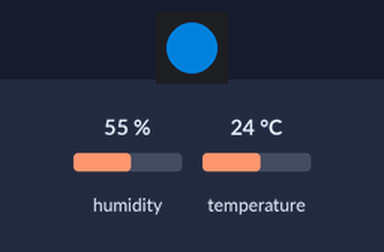
Simulated run of this program. Board: ESP32-S3. Shown: 1 RGB LEDs in strip order, left to right. The test bench sets the inputs (shaded band); at power-on: humidity 55 %, temperature 24 °C. Dim RGB values are drawn brighter than linear; WiFi joins after 1.5 s; servers stay silent unless stated; uploads are accepted with an empty reply; what the program prints to the serial monitor is not drawn.

Above: at 2.9 s.
At 8.4 s:
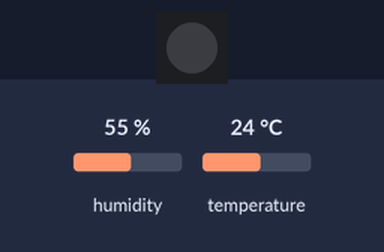
Timing chart, 0 to 9.6 s (numbered marks = the images above):
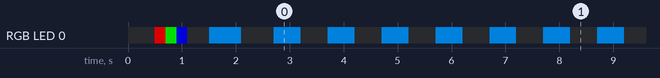

Measured:
- by itself, RGB LED 0: off → RGB(150, 0, 0) at 0.50 s, → RGB(0, 150, 0) 0.20 s later, → RGB(0, 0, 150) 0.20 s later, → off 0.20 s later, … (81 changes in this stretch)
- by itself, everything shown: repeats every 6.0 s, in 12 steps

The program:

main.cpp
```cpp
// ============================================
// ESP32-S3 Combined Monitor + Flash Controller
// Version 1.0 - WITH PASSWORD
// ============================================

#include <Arduino.h>
#include <WiFi.h>
#include <WiFiClientSecure.h>
#include <HTTPClient.h>
#include <ArduinoJson.h>
#include <Adafruit_NeoPixel.h>
#include <DHT.h>

// ============================================
// CONFIGURATION - UPDATE PASSWORD BELOW!
// ============================================

const char* WIFI_SSID = "Eagle";
const char* WIFI_PASSWORD = "eagle786"; // ← CHANGE THIS!

const char* API_URL_SENSOR = "https://monitor-dashboard-newf.vercel.app/api/sensor";
const char* API_URL_DELAY = "https://monitor-dashboard-newf.vercel.app/api/delay";

// DHT22 Sensor
#define DHTPIN 38
#define DHTTYPE DHT22
DHT dht(DHTPIN, DHTTYPE);

// NeoPixel
#define NEOPIXEL_PIN    48
#define NUM_PIXELS      1
#define PIXEL_BRIGHTNESS 150

// Timing
const unsigned long SENSOR_POLL_INTERVAL = 2000;
const unsigned long DELAY_POLL_INTERVAL = 3000;
const unsigned long HTTP_TIMEOUT = 5000;

// Delay limits
const int MIN_DELAY = 50;
const int MAX_DELAY = 2000;
const int DEFAULT_DELAY = 500;

// ============================================
// GLOBAL VARIABLES
// ============================================

Adafruit_NeoPixel pixel(NUM_PIXELS, NEOPIXEL_PIN, NEO_GRB + NEO_KHZ800);

float lastTemperature = 0;
float lastHumidity = 0;
const float CHANGE_THRESHOLD = 0.1;

volatile int blinkDelay = DEFAULT_DELAY;
volatile bool ledState = false;
unsigned long lastBlinkTime = 0;

bool wifiConnected = false;

WiFiClientSecure secureClient;
HTTPClient httpSensor;
HTTPClient httpDelay;

unsigned long previousSensorMillis = 0;
unsigned long previousDelayMillis = 0;

// ============================================
// FUNCTION DECLARATIONS
// ============================================
void connectToWiFi();
void sendSensorData();
void fetchDelayFromAPI();
void updateLED();

// ============================================
// SETUP
// ============================================
void setup() {
    Serial.begin(115200);
    delay(500);

    dht.begin();
    pixel.begin();
    pixel.setBrightness(PIXEL_BRIGHTNESS);
    pixel.clear();
    pixel.show();

    // LED test
    pixel.setPixelColor(0, pixel.Color(255, 0, 0)); pixel.show(); delay(200);
    pixel.setPixelColor(0, pixel.Color(0, 255, 0)); pixel.show(); delay(200);
    pixel.setPixelColor(0, pixel.Color(0, 0, 255)); pixel.show(); delay(200);
    pixel.clear(); pixel.show();

    connectToWiFi();
    secureClient.setInsecure();

    Serial.println("\n✅ System Ready!");
    previousSensorMillis = millis();
    previousDelayMillis = millis();
}

// ============================================
// MAIN LOOP
// ============================================
void loop() {
    updateLED();

    unsigned long currentMillis = millis();

    if (currentMillis - previousSensorMillis >= SENSOR_POLL_INTERVAL) {
        previousSensorMillis = currentMillis;
        if (wifiConnected && WiFi.status() == WL_CONNECTED) {
            sendSensorData();
        } else {
            connectToWiFi();
        }
    }

    if (currentMillis - previousDelayMillis >= DELAY_POLL_INTERVAL) {
        previousDelayMillis = currentMillis;
        if (wifiConnected && WiFi.status() == WL_CONNECTED) {
            fetchDelayFromAPI();
        } else {
            connectToWiFi();
        }
    }

    yield();
}

// ============================================
// UPDATE LED
// ============================================
void updateLED() {
    unsigned long currentMillis = millis();
    if (currentMillis - lastBlinkTime >= (unsigned long)blinkDelay) {
        lastBlinkTime = currentMillis;
        ledState = !ledState;
        pixel.setPixelColor(0, ledState ? pixel.Color(0, 150, 255) : pixel.Color(0, 0, 0));
        pixel.show();
    }
}

// ============================================
// CONNECT TO WIFI
// ============================================
void connectToWiFi() {
    Serial.println("[WiFi] Connecting to: " + String(WIFI_SSID));
    WiFi.disconnect(true, true);
    delay(100);
    WiFi.mode(WIFI_STA);
    WiFi.begin(WIFI_SSID, WIFI_PASSWORD); // ✅ Now uses password

    int attempts = 0;
    while (WiFi.status() != WL_CONNECTED && attempts < 30) {
        delay(300);
        Serial.print(".");
        attempts++;
        updateLED();
    }

    if (WiFi.status() == WL_CONNECTED) {
        wifiConnected = true;
        Serial.println("\n✅ WiFi connected! IP: " + WiFi.localIP().toString());
    } else {
        wifiConnected = false;
        Serial.println("\n❌ WiFi connection failed!");
        Serial.print("[WiFi] Status code: ");
        Serial.println(WiFi.status());
    }
}

// ============================================
// SEND SENSOR DATA
// ============================================
void sendSensorData() {
    float humidity = dht.readHumidity();
    float temperature = dht.readTemperature();

    if (isnan(humidity) || isnan(temperature)) {
        Serial.println("[Sensor] Failed to read from DHT22");
        return;
    }

    bool tempChanged = abs(temperature - lastTemperature) >= CHANGE_THRESHOLD;
    bool humidChanged = abs(humidity - lastHumidity) >= CHANGE_THRESHOLD;

    if (tempChanged || humidChanged || lastTemperature == 0) {
        Serial.printf("[Sensor] Sending: T=%.1f°C, H=%.1f%%\n", temperature, humidity);

        StaticJsonDocument<128> jsonDoc;
        jsonDoc["temperature"] = round(temperature * 100) / 100.0;
        jsonDoc["humidity"] = round(humidity * 100) / 100.0;

        String jsonString;
        serializeJson(jsonDoc, jsonString);

        httpSensor.begin(secureClient, API_URL_SENSOR);
        httpSensor.addHeader("Content-Type", "application/json");
        httpSensor.addHeader("Content-Length", String(jsonString.length()));

        int httpCode = httpSensor.POST(jsonString);
        String response = httpSensor.getString();
        httpSensor.end();

        if (httpCode == 200 || httpCode == 201) {
            Serial.println("[Sensor] ✅ Success!");
            lastTemperature = temperature;
            lastHumidity = humidity;
        } else {
            Serial.printf("[Sensor] ❌ HTTP %d: %s\n", httpCode, response.c_str());
        }
    } else {
        Serial.println("[Sensor] No significant change");
    }
}

// ============================================
// FETCH DELAY FROM API
// ============================================
void fetchDelayFromAPI() {
    httpDelay.begin(secureClient, API_URL_DELAY);
    httpDelay.addHeader("Content-Type", "application/json");

    int httpCode = httpDelay.GET();

    if (httpCode == HTTP_CODE_OK) {
        String payload = httpDelay.getString();
        Serial.print("[Delay] Raw response: ");
        Serial.println(payload); // ← LOG RAW RESPONSE

        StaticJsonDocument<256> doc;
        DeserializationError error = deserializeJson(doc, payload);

        if (!error) {
            int newDelay = doc["delay"].as<int>();
            newDelay = max(MIN_DELAY, min(MAX_DELAY, newDelay));

            Serial.print("[Delay] Received: ");
            Serial.print(newDelay);
            Serial.println("ms");

            if (newDelay != blinkDelay) {
                Serial.println("\n★ DELAY CHANGED!");
                blinkDelay = newDelay;
            }
        } else {
            Serial.println("[Delay] JSON parse failed");
        }
    } else {
        Serial.printf("[Delay] HTTP Error: %d\n", httpCode);
    }

    httpDelay.end();
}
```
